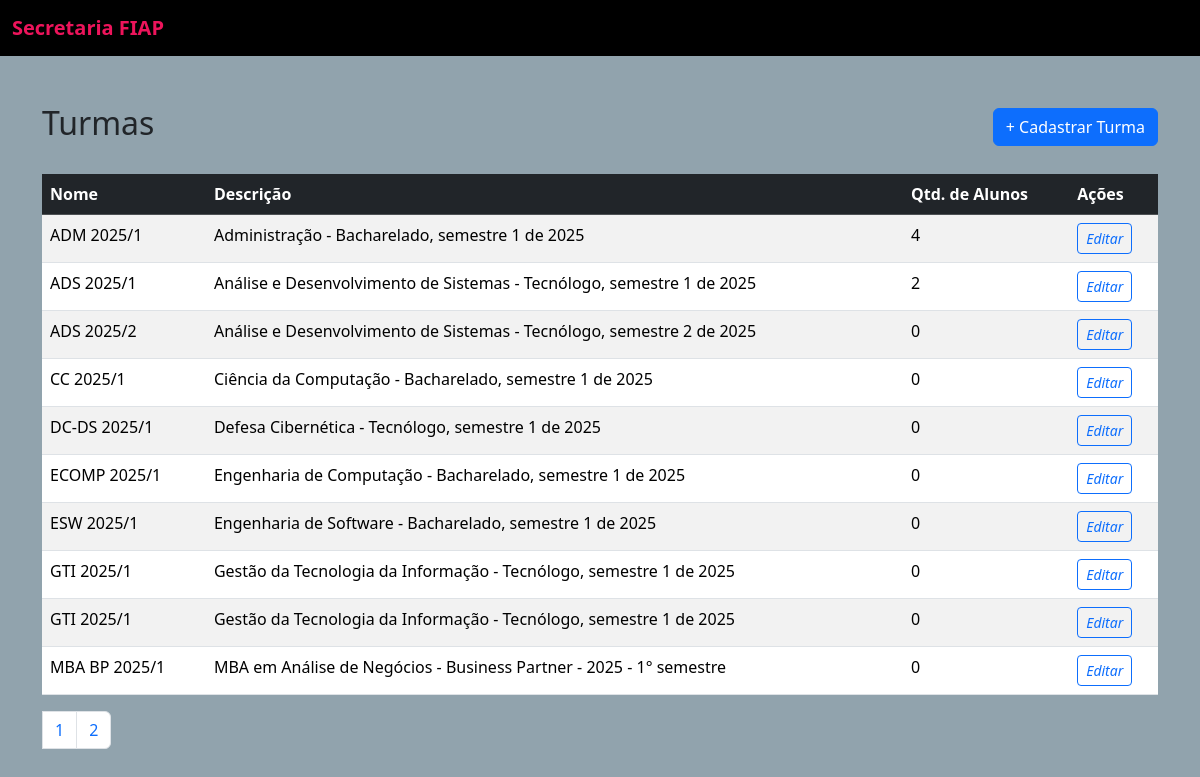
The page /turma/index on the database its author committed.
### tables this page shows
CREATE TABLE turmas (
    id INT AUTO_INCREMENT PRIMARY KEY,
    nome VARCHAR(100) NOT NULL,
    descricao TEXT,
    created_at TIMESTAMP DEFAULT CURRENT_TIMESTAMP
);

### app/Controllers/TurmaController.php (called while the page is built, shortened)
<?php
require_once '../app/Services/TurmaService.php';
class TurmaController
{
    private $service;
    public function __construct()
    {
        $this->service = new TurmaService();
    }
    public function index($pagina = 1)
    {
        $turmasData = $this->service->listar($pagina);
        $viewFile   = '../app/Views/turmas/index.php';
        require '../app/Views/layout.php';
    }
}

### app/Core/App.php (called while the page is built, shortened)
<?php
class App
{
    protected $method     = 'index';
    public function __construct()
    {
        $url = $this->parseUrl();
        if (file_exists('../app/Controllers/' . ucfirst($url[0]) . 'Controller.php')) {
            unset($url[0]);
        }
        $this->controller = new $this->controller;
        if (isset($url[1]) && method_exists($this->controller, $url[1])) {
            $this->method = $url[1];
            unset($url[1]);
        }
        $this->params = $url ? array_values($url) : [];
        call_user_func_array([$this->controller, $this->method], $this->params);
    }
    protected function parseUrl()
    {
        if (isset($_GET['url'])) {
            return explode('/', filter_var(rtrim($_GET['url'], '/'), FILTER_SANITIZE_URL));
        }
        return ['home'];
    }
}

### public/index.php (called while the page is built)
<?php
require_once __DIR__ . '/../app/Core/App.php';
require_once __DIR__ . '/../app/Core/Database.php';
$app = new App();

### app/Core/Database.php (called while the page is built)
<?php
class Database
{
    private static $instance = null;
    public static function getConnection()
    {
        if (self::$instance === null) {
            try {
                self::$instance = new PDO(
                    "mysql:host=127.0.0.1;port=3307;dbname=secretaria;charset=utf8mb4",
                    "secretaria",
                    "12345"
                );
                self::$instance->setAttribute(PDO::ATTR_ERRMODE, PDO::ERRMODE_EXCEPTION);
            } catch (PDOException $e) {
                die("Erro de conexão: " . $e->getMessage());
            }
        }
        return self::$instance;
    }
}

### app/Services/TurmaService.php (called while the page is built, shortened)
<?php
require_once '../app/Repositories/TurmaRepository.php';
class TurmaService
{
    private $repo;
    public function __construct()
    {
        $this->repo = new TurmaRepository();
    }
    public function listar($pagina = 1, $porPagina = 10)
    {
        $offset = ($pagina - 1) * $porPagina;
        $turmas = $this->repo->listarComTotalAlunos($porPagina, $offset);
        $total  = $this->repo->contarTotal();
        return [
            'dados'        => $turmas,
            'total'        => $total,
            'pagina'       => $pagina,
            'porPagina'    => $porPagina,
            'totalPaginas' => ceil($total / $porPagina),
        ];
    }
}

### app/Repositories/TurmaRepository.php (called while the page is built, shortened)
<?php
require_once '../app/Core/Database.php';
class TurmaRepository
{
    private $db;
    public function __construct()
    {
        $this->db = Database::getConnection();
    }
    public function listarComTotalAlunos($limit, $offset)
    {
        $sql = "SELECT t.id, t.nome, t.descricao, COUNT(m.aluno_id) as total_alunos
            FROM turmas t
            LEFT JOIN matriculas m ON t.id = m.turma_id
            GROUP BY t.id, t.nome, t.descricao
            ORDER BY t.nome ASC
            LIMIT :limit OFFSET :offset";
        $stmt = $this->db->prepare($sql);
        $stmt->bindValue(':limit', (int) $limit, PDO::PARAM_INT);
        $stmt->bindValue(':offset', (int) $offset, PDO::PARAM_INT);
        $stmt->execute();
        return $stmt->fetchAll(PDO::FETCH_ASSOC);
    }
    public function contarTotal()
    {
        $stmt = $this->db->query("SELECT COUNT(*) as total FROM turmas");
        $row  = $stmt->fetch(PDO::FETCH_ASSOC);
        return $row['total'];
    }
}

### app/Views/turmas/index.php (the view)
<div class="d-flex justify-content-between align-items-center mb-4">
  <h2>Turmas</h2>
  <a href="/turma/cadastrar" class="btn btn-primary">+ Cadastrar Turma</a>
</div>
<?php if (! empty($turmasData['dados'])): ?>
  <table class="table table-striped table-hover">
<thead class="table-dark">
  <tr>
    <th>Nome</th>
    <th>Descrição</th>
    <th>Qtd. de Alunos</th>
    <th>Ações</th>
  </tr>
</thead>
<tbody>
  <?php foreach ($turmasData['dados'] as $turma): ?>
    <tr>
      <td><?php echo htmlspecialchars($turma['nome']);?></td>
      <td><?php echo htmlspecialchars($turma['descricao']);?></td>
      <td><?php echo $turma['total_alunos']?></td>
      <td>
        <a href="/turma/editar/<?php echo $turma['id']?>" class="btn btn-sm btn-outline-primary">
          <i class="bi bi-pencil">Editar</i>
        </a>
      </td>
    </tr>
  <?php endforeach; ?>
</tbody>
  </table>
  <nav>
    <ul class="pagination">
      <?php for ($i = 1; $i <= $turmasData['totalPaginas']; $i++): ?>
        <li class="page-item<?php echo $i == $turmasData['pagina'] ? 'active' : '' ?>">
          <a class="page-link" href="/turma/index/<?php echo $i ?>"><?php echo $i ?></a>
        </li>
      <?php endfor; ?>
    </ul>
  </nav>
<?php else: ?>
  <div class="alert alert-info text-center">
    Nenhuma turma cadastrada.
  </div>
<?php endif; ?>

### app/Views/layout.php (shortened to what this page needs)
<!DOCTYPE html>
<html lang="pt-br">
<head>
  <link href="https://cdn.jsdelivr.net/npm/bootstrap@5.3.3/dist/css/bootstrap.min.css" rel="stylesheet">
</head>
<body>
  <nav class="navbar navbar-expand-lg">
    <div class="container-fluid">
      <a class="navbar-brand" href="/home">Secretaria FIAP</a>
    </div>
  </nav>
  <div class="container mt-5">
    <?php
        if (isset($viewFile) && file_exists($viewFile)) {
            include $viewFile;
        }
    ?>
  </div>
</body>
</html>

### app/Views/layout.php (style rules this page uses)
body { background-color: #91A3AD; }
.navbar { background-color: #000000 !important; }
.navbar-brand, .nav-link { color: #ED145B !important; font-weight: bold; }

### rows shown on the page
turmas: nome "ADM 2025/1", descricao "Administração - Bacharelado, semestre 1 de 2025", total_alunos "4"
turmas: nome "ADS 2025/1", descricao "Análise e Desenvolvimento de Sistemas - Tecnólogo, semestre 1 de 2025", total_alunos "2"
turmas: nome "ADS 2025/2", descricao "Análise e Desenvolvimento de Sistemas - Tecnólogo, semestre 2 de 2025", total_alunos "0"
turmas: nome "CC 2025/1", descricao "Ciência da Computação - Bacharelado, semestre 1 de 2025", total_alunos "0"
turmas: nome "DC-DS 2025/1", descricao "Defesa Cibernética - Tecnólogo, semestre 1 de 2025", total_alunos "0"
turmas: nome "ECOMP 2025/1", descricao "Engenharia de Computação - Bacharelado, semestre 1 de 2025", total_alunos "0"
turmas: nome "ESW 2025/1", descricao "Engenharia de Software - Bacharelado, semestre 1 de 2025", total_alunos "0"
turmas: nome "GTI 2025/1", descricao "Gestão da Tecnologia da Informação - Tecnólogo, semestre 1 de 2025", total_alunos "0"
turmas: nome "GTI 2025/1", descricao "Gestão da Tecnologia da Informação - Tecnólogo, semestre 1 de 2025", total_alunos "0"
turmas: nome "MBA BP 2025/1", descricao "MBA em Análise de Negócios - Business Partner - 2025 - 1° semestre", total_alunos "0"
